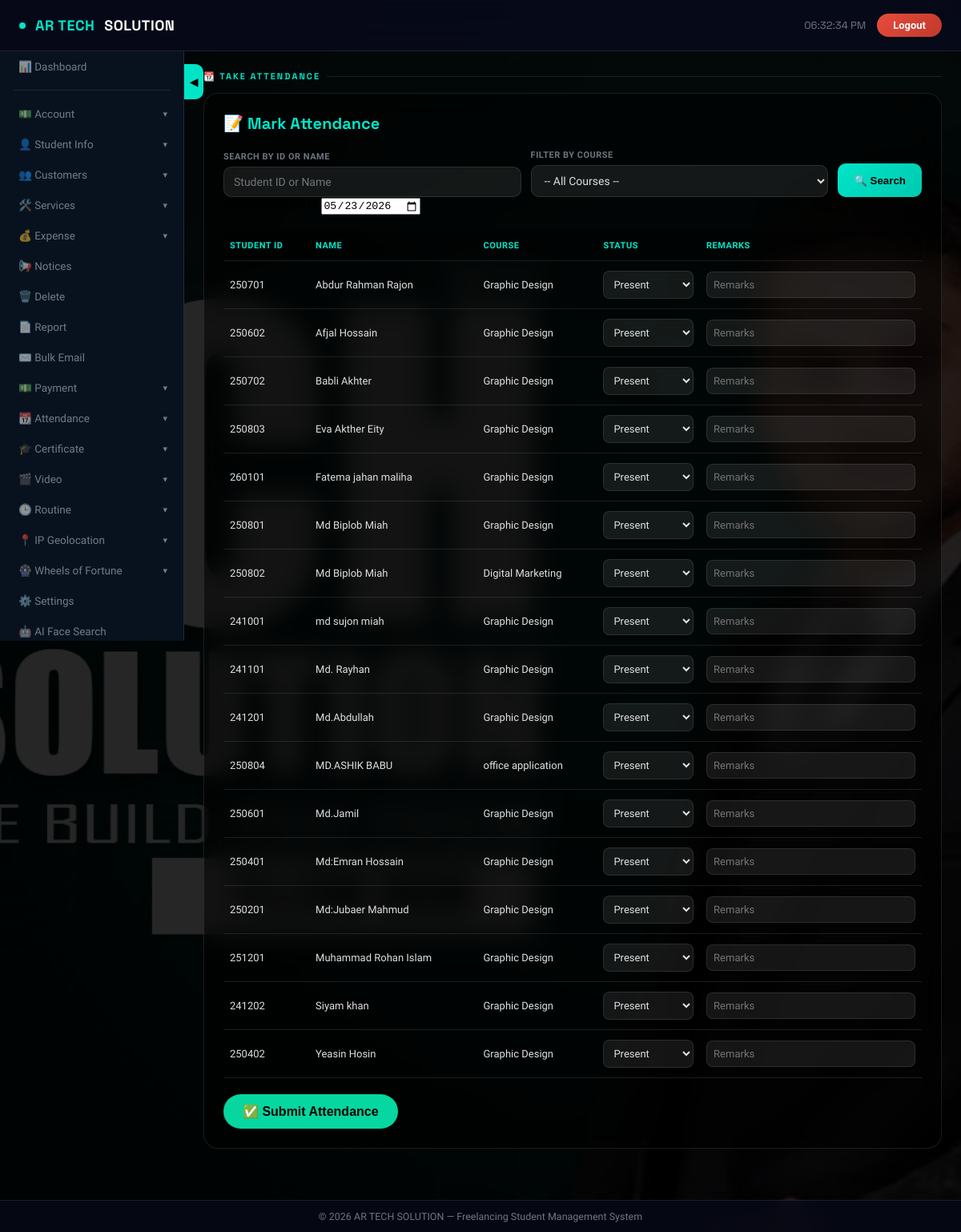
/admin/attendance.php (signed in), run on an earlier commit of the app's database.
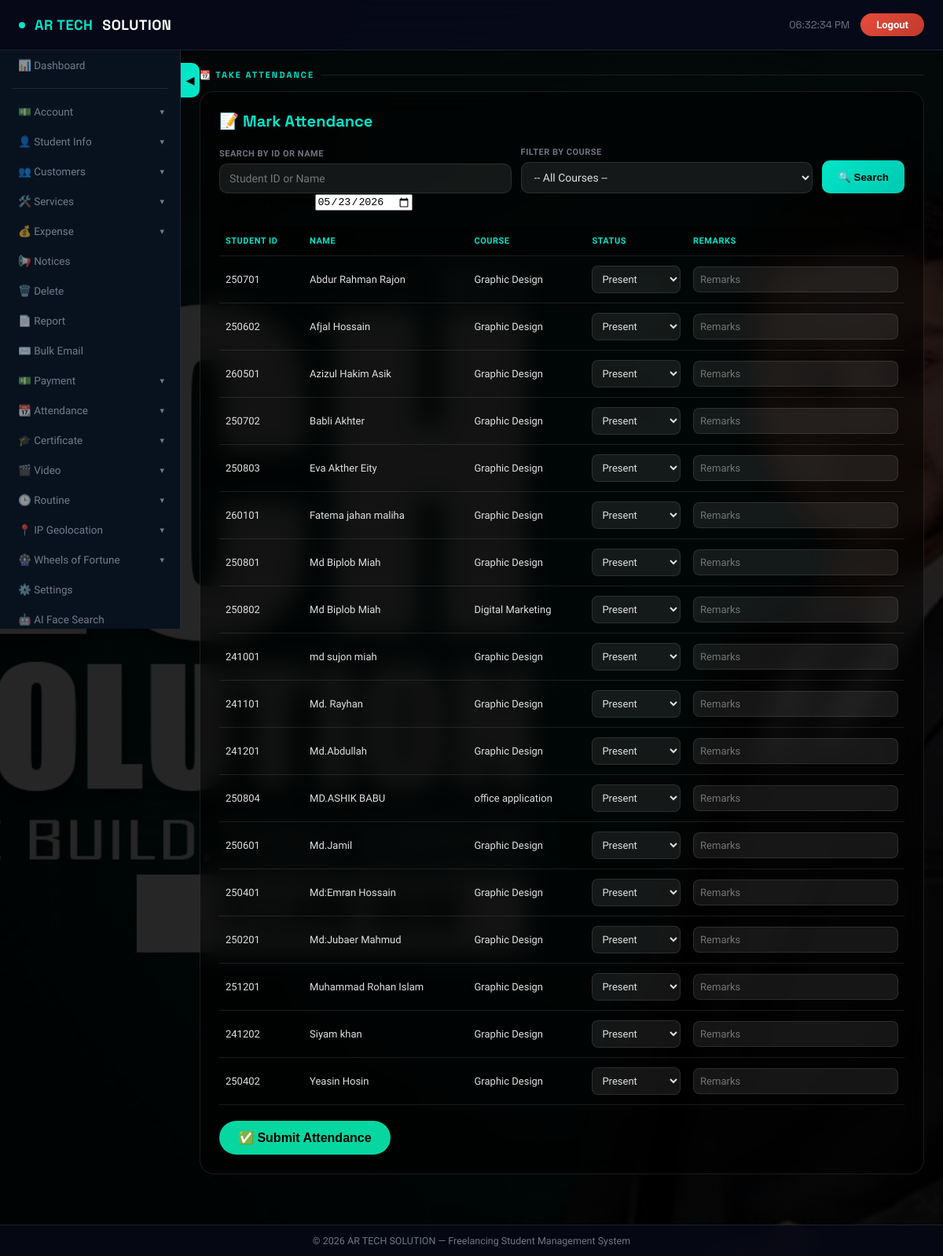
And on a later commit of the database.
### tables this page shows
CREATE TABLE `students` (
  `student_id` int(11) NOT NULL,
  `name` varchar(255) NOT NULL,
  `father_name` varchar(255) DEFAULT NULL,
  `mother_name` varchar(255) DEFAULT NULL,
  `dob` date DEFAULT NULL,
  `present_address` text DEFAULT NULL,
  `permanent_address` text DEFAULT NULL,
  `id_type` enum('NID','Birth ID') NOT NULL,
  `nid_birth_id` varchar(50) DEFAULT NULL,
  `email` varchar(255) NOT NULL,
  `course_category` enum('Web Development','Graphic Design','Digital Marketing','Freelancing','office application') NOT NULL,
  `course_status` enum('ongoing','finished','incomplete') DEFAULT 'ongoing',
  `is_blocked` tinyint(1) DEFAULT 0,
  `issue_date` date DEFAULT NULL,
  `course_start_date` date DEFAULT NULL,
  `course_end_date` date DEFAULT NULL,
  `city` varchar(100) DEFAULT NULL,
  `district` varchar(100) DEFAULT NULL,
  `course_fee` decimal(10,2) DEFAULT NULL,
  `paid_fee` decimal(10,2) DEFAULT NULL,
  `profile_image` varchar(255) DEFAULT NULL,
  `created_at` timestamp NOT NULL DEFAULT current_timestamp(),
  `last_updated` timestamp NOT NULL DEFAULT current_timestamp() ON UPDATE current_timestamp(),
  `phone_number` varchar(20) DEFAULT NULL,
  `gender` varchar(10) DEFAULT NULL,
  `marital_status` varchar(20) DEFAULT NULL,
  `occupation` varchar(50) DEFAULT NULL,
  `religion` varchar(30) DEFAULT NULL,
  `country` varchar(50) DEFAULT NULL
);

### admin/config.php (called while the page is built, shortened)
<?php
if (!isset($conn)) {
    $conn = new mysqli("localhost", "root", "", "freelancing");
}
$settings = [];
$result = $conn->query("SELECT setting_key, setting_value FROM app_settings");
if ($result) {
    while ($row = $result->fetch_assoc()) {
        $settings[$row['setting_key']] = $row['setting_value'];
    }
}
$dark_mode = isset($settings['dark_mode']) && $settings['dark_mode'] == '1';
?>

### admin/attendance.php (the view, shortened to what this page needs)
<?php
require_once 'config.php';
$search = isset($_GET["search"]) ? $conn->real_escape_string($_GET["search"]) : "";
$sql = "SELECT student_id, name, course_category FROM students WHERE 1";
$sql .= " ORDER BY name ASC";
$students = $conn->query($sql);
?>
<!DOCTYPE html>
<html lang="en">
<head>
</head>
<body class="<?php echo $dark_mode ? 'dark-mode' : ''; ?>">
<nav class="topnav">
    <div style="display:flex;align-items:center;gap:14px;">
        <div class="topnav-brand">
            <div class="brand-dot"></div>
            <span>AR TECH</span> SOLUTION
        </div>
    </div>
    <div class="topnav-right">
        <div class="topnav-time" id="liveClock"></div>
        <a href="logout.php" class="logout-btn">Logout</a>
    </div>
</nav>
<?php
include 'navigation.php';
?>
<div class="sidebar-toggle-pill" id="sidebarToggle">◀</div>
<main class="main" id="mainContent">
    <div class="section-title">📆 Take Attendance</div>
    <div class="card">
        <h2>📝 Mark Attendance</h2>
        <form method="GET" class="filter-box">
            <div class="form-group">
                <label>Search by ID or Name</label>
                <input type="text" name="search" placeholder="Student ID or Name" value="<?php echo htmlspecialchars($search); ?>">
            </div>
            <div class="form-group">
                <label>Filter by Course</label>
                <select name="course">
                    <option value="">-- All Courses --</option>
                </select>
            </div>
            <button type="submit">🔍 Search</button>
        </form>
        <form method="POST">
            <div class="form-group" style="margin-bottom: 20px;">
                <label>Attendance Date</label>
                <input type="date" name="attendance_date" value="<?php echo date('Y-m-d'); ?>" required style="width: auto; display: inline-block;">
            </div>
            <div style="overflow-x: auto;">
                <table class="attendance-table">
                    <thead>
                        <tr>
                            <th>Student ID</th><th>Name</th><th>Course</th>
                            <th>Status</th><th>Remarks</th>
                        </tr>
                    </thead>
                    <tbody>
                        <?php if ($students && $students->num_rows > 0): ?>
                            <?php while ($row = $students->fetch_assoc()): ?>
                                <tr>
                                    <td><?php echo htmlspecialchars($row["student_id"]); ?></td>
                                    <td><?php echo htmlspecialchars($row["name"]); ?></td>
                                    <td><?php echo htmlspecialchars($row["course_category"]); ?></td>
                                    <td>
                                        <select name="attendance[<?php echo htmlspecialchars($row["student_id"]); ?>][status]">
                                            <option value="Present">Present</option>
                                        </select>
                                    </td>
                                    <td>
                                        <input type="text" name="attendance[<?php echo htmlspecialchars($row["student_id"]); ?>][remarks]" placeholder="Remarks">
                                    </td>
                                </tr>
                            <?php endwhile; ?>
                        <?php else: ?>
                            <tr><td colspan="5" class="no-data">❌ No students found. Adjust filters.</td></tr>
                        <?php endif; ?>
                    </tbody>
                </table>
            </div>
            <?php if ($students && $students->num_rows > 0): ?>
                <button type="submit" name="submit_attendance" class="submit-btn">✅ Submit Attendance</button>
            <?php endif; ?>
        </form>
    </div>
</main>
<div class="footer">
    &copy; <?php echo date("Y"); ?> AR TECH SOLUTION — Freelancing Student Management System
</div>
</body>
</html>

What changed in the data, as far as the page shows it:
added students: student_id "260501", name "Azizul Hakim Asik", course_category "Graphic Design", student_id "Present"
